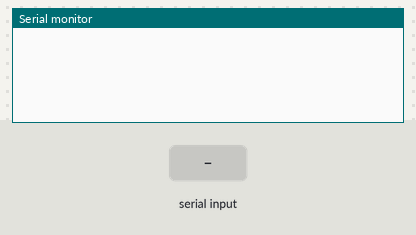
Simulated run of this sketch. Board: ESP8266 (NodeMCU). Parts: the last lines printed to the serial monitor. The test bench sets the inputs (shaded band).

Above: at 1.2 s.
1.3 s: "MLX90614\n" received over Serial
At 2.8 s:
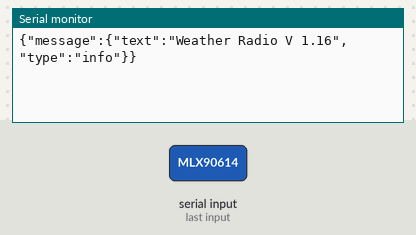
3.2 s: "v\n" received over Serial
At 4.4 s:
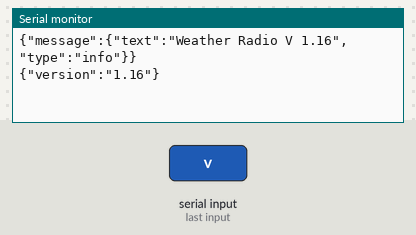
4.7 s: "w\n" received over Serial
At 5.9 s:
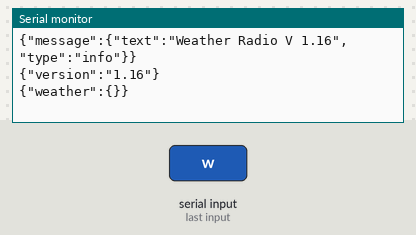
6.2 s: "c\n" received over Serial
At 7.4 s:
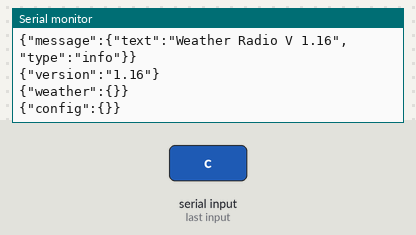
7.7 s: "p\n" received over Serial
At 8.7 s:
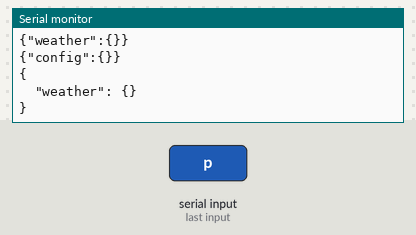
9.2 s: "t\n" received over Serial
At 10.1 s:
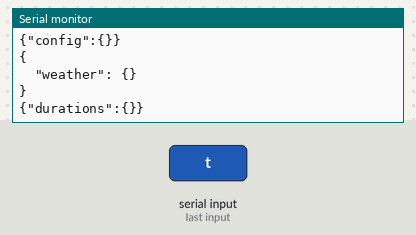

Measured:
- after the input at 1.3 s, the serial monitor: prints a new line after 0.41 s (image 1)
- after the input at 3.2 s, the serial monitor: prints a new line after 0.06 s (image 2)
- after the input at 4.7 s, the serial monitor: prints a new line after 0.07 s (image 3)
- after the input at 6.2 s, the serial monitor: prints a new line after 0.07 s (image 4)
- after the input at 7.7 s, the serial monitor: prints a new line after 0.08 s (image 5)
- after the input at 9.2 s, the serial monitor: prints a new line after 0.08 s (image 6)

The sketch:

weatherradio.ino
```cpp
// (licence header left out)
#include <ArduinoJson.h>
#include "config.h"

/* ********************************************************************

  Edit config.h to configure the attached sensors

*********************************************************************** */

// sensor measuring duration
struct {
  unsigned long bme_read;
  unsigned long dht_read;
  unsigned long mlx90614_read;
  unsigned long tsl237_read;
  unsigned long tsl2591_read;
  unsigned long davis_read;
  unsigned long water_read;
  unsigned long rg11_rainsensor_read;
  unsigned long w174_rainsensor_read;
} sensor_read;

void updateDisplayText() {
#ifdef USE_OLED
  String result = "";
  result += "Weather Radio V ";
  result += WEATHERRADIO_VERSION;
  result += " \n \n";
#ifdef USE_WIFI
  result += displayWiFiParameters() + " \n";
#endif //USE_WIFI
#ifdef USE_BME_SENSOR
  result += "BME\n" + displayBMEParameters() + " \n";
#endif //USE_BME_SENSOR
#ifdef USE_DAVIS_SENSOR
  result += "Davis Anemometer\n" + displayAnemometerParameters() + " \n";
#endif //USE_DAVIS_SENSOR
#ifdef USE_DHT_SENSOR
  result += "DHT\n" + displayDHTParameters() + " \n";
#endif //USE_DHT_SENSOR
#ifdef USE_MLX_SENSOR
  result += "MLX90614\n" + displayMLXParameters() + " \n";
#endif //USE_MLX_SENSOR
#ifdef USE_TSL237_SENSOR
  result += "TSL237\n" + displayTSL237Parameters() + " \n";
#endif //USE_TSL237_SENSOR
#ifdef USE_TSL2591_SENSOR
  result += "TSL2591\n" + displayTSL2591Parameters() + " \n";
#endif //USE_TSL2591_SENSOR
#ifdef USE_RG11_RAIN_SENSOR
  result += "RG11 Rain Sensor\n" + rg11_displayRainSensorParameters() + " \n";
#endif //USE_RG11_RAIN_SENSOR
#ifdef USE_W174_RAIN_SENSOR
  result += "W174 Rain Sensor\n" + w174_displayRainSensorParameters() + " \n";
#endif //USE_W174_RAIN_SENSOR
#ifdef USE_WATER_SENSOR
  result += "Water Sensor\n" + displayWaterSensorParameters() + " \n";
#endif //USE_WATER_SENSOR

  setDisplayText(result);
#endif // USE_OLED
}
/**
   Update all sensor data
*/
void updateSensorData() {

  // reset all timers
  sensor_read = { 0, 0, 0, 0, 0, 0, 0, 0 };
  unsigned long start = 0;

#ifdef USE_DAVIS_SENSOR
  start = millis();
  readAnemometer();
  sensor_read.davis_read = millis() - start;
#endif //USE_DAVIS_SENSOR

#ifdef USE_RG11_RAIN_SENSOR
  start = millis();
  rg11_updateRainSensor();
  sensor_read.rg11_rainsensor_read = millis() - start;
#endif //USE_RG11_RAIN_SENSOR

#ifdef USE_W174_RAIN_SENSOR
  start = millis();
  w174_updateRainSensor();
  sensor_read.w174_rainsensor_read = millis() - start;
#endif //USE_W174_RAIN_SENSOR

#ifdef USE_BME_SENSOR
  start = millis();
  updateBME();
  sensor_read.bme_read = millis() - start;
#endif //USE_BME_SENSOR

#ifdef USE_DHT_SENSOR
  start = millis();
  updateDHT();
  sensor_read.dht_read = millis() - start;
#endif //USE_DHT_SENSOR

#ifdef USE_MLX_SENSOR
  start = millis();
  updateMLX();
  sensor_read.mlx90614_read = millis() - start;
#endif //USE_MLX_SENSOR

#ifdef USE_TSL237_SENSOR
  start = millis();
  updateTSL237();
  sensor_read.tsl237_read = millis() - start;
#endif //USE_TSL237_SENSOR

#ifdef USE_TSL2591_SENSOR
  start = millis();
  updateTSL2591();
  sensor_read.tsl2591_read = millis() - start;
#endif //USE_TSL2591_SENSOR

#ifdef USE_WATER_SENSOR
  start = millis();
  updatewater();
  sensor_read.water_read = millis() - start;
#endif //USE_WATER_SENSOR

  // set the flag for display text refresh
#ifdef USE_OLED
  oledData.refresh = true;
#endif // USE_OLED
}

/**
   Send current sensor data as JSON document to Serial
*/
String getSensorData(bool pretty) {
  const int docSize = JSON_OBJECT_SIZE(9) + // max 9 sensors
                      JSON_OBJECT_SIZE(1) + // token data
                      JSON_OBJECT_SIZE(4) + // BME280 sensor
                      JSON_OBJECT_SIZE(3) + // DHT sensors
                      JSON_OBJECT_SIZE(3) + // MLX90614 sensor
                      JSON_OBJECT_SIZE(3) + // TSL237 sensor
                      JSON_OBJECT_SIZE(7) + // TSL2591 sensor
                      JSON_OBJECT_SIZE(6) + // Davis Anemometer
                      JSON_OBJECT_SIZE(2) + // Water sensor
                      2 * JSON_OBJECT_SIZE(4);  // Rain sensors
  StaticJsonDocument <docSize> root;
  JsonObject weatherDoc = root.createNestedObject("weather");

  unsigned long start = 0;

#ifdef USE_DAVIS_SENSOR
  serializeAnemometer(weatherDoc);
#endif //USE_DAVIS_SENSOR

#ifdef USE_RG11_RAIN_SENSOR
  rg11_serializeRainSensor(weatherDoc);
#endif //USE_RG11_RAIN_SENSOR

#ifdef USE_W174_RAIN_SENSOR
  w174_serializeRainSensor(weatherDoc);
#endif //USE_W174_RAIN_SENSOR

#ifdef USE_BME_SENSOR
  serializeBME(weatherDoc);
#endif //USE_BME_SENSOR

#ifdef USE_DHT_SENSOR
  serializeDHT(weatherDoc);
#endif //USE_DHT_SENSOR

#ifdef USE_MLX_SENSOR
  serializeMLX(weatherDoc);
#endif //USE_MLX_SENSOR

#ifdef USE_TSL237_SENSOR
  serializeTSL237(weatherDoc);
#endif //USE_TSL237_SENSOR

#ifdef USE_TSL2591_SENSOR
  serializeTSL2591(weatherDoc);
#endif //USE_TSL2591_SENSOR

#ifdef USE_WATER_SENSOR
  serializewater(weatherDoc);
#endif //USE_WATER_SENSOR

  String result = "";
  if (pretty)
    serializeJsonPretty(root, result);
  else
    serializeJson(root, result);

  return result;
}


String getCurrentVersion() {
  StaticJsonDocument <JSON_OBJECT_SIZE(1)> doc;
  doc["version"] = WEATHERRADIO_VERSION;

  String result = "";
  serializeJson(doc, result);

  return result;
}

String getReadDurations() {
  const int docSize = JSON_OBJECT_SIZE(1) + // top level
                      JSON_OBJECT_SIZE(9);  // max 9 sensors
  StaticJsonDocument <docSize> root;
  JsonObject doc = root.createNestedObject("durations");
#ifdef USE_BME_SENSOR
  if (bmeData.status)        doc["BME"]              = sensor_read.bme_read;
#endif //USE_BME_SENSOR
#ifdef USE_DHT_SENSOR
  if (dhtData.status)        doc["DHT"]              = sensor_read.dht_read;
#endif //USE_DHT_SENSOR
#ifdef USE_MLX_SENSOR
  if (mlxData.status)        doc["MLX90614"]         = sensor_read.mlx90614_read;
#endif //USE_MLX_SENSOR
#ifdef USE_TSL237_SENSOR
  if (tsl237Data.status)     doc["TSL237"]           = sensor_read.tsl237_read;
#endif //USE_TSL237_SENSOR
#ifdef USE_TSL2591_SENSOR
  if (tsl2591Data.status)    doc["TSL2591"]          = sensor_read.tsl2591_read;
#endif //USE_TSL2591_SENSOR
#ifdef USE_DAVIS_SENSOR
  if (anemometerData.status) doc["Davis Anemometer"] = sensor_read.davis_read;
#endif //USE_DAVIS_SENSOR
#ifdef USE_WATER_SENSOR
  if (waterData.status)       doc["Water"]             = sensor_read.water_read;
#endif //USE_WATER_SENSOR
#ifdef USE_RG11_RAIN_SENSOR
  if (rg11_rainsensor_status.status) doc["RG11 Rain Sensor"]   = sensor_read.rg11_rainsensor_read;
#endif //USE_RG11_RAIN_SENSOR
#ifdef USE_W174_RAIN_SENSOR
  if (w174_rainsensor_status.status) doc["W174 Rain Sensor"]   = sensor_read.w174_rainsensor_read;
#endif //USE_W174_RAIN_SENSOR

  String result = "";
  serializeJson(root, result);

  return result;
}


// translate the sensor configurations to a JSON document
String getCurrentConfig() {
  const int docSize = JSON_OBJECT_SIZE(1) + // top level
                      JSON_OBJECT_SIZE(7) + // max 7 configurations
                      JSON_OBJECT_SIZE(2) + // DHT sensors
                      JSON_OBJECT_SIZE(3) + // Davis Anemometer
                      JSON_OBJECT_SIZE(1) + // Water sensor
                      2 * JSON_OBJECT_SIZE(3) + // Rain Sensor
                      JSON_OBJECT_SIZE(6) + // WiFi parameters
                      JSON_OBJECT_SIZE(1) + // Arduino
                      JSON_OBJECT_SIZE(5) + // Dew heater
                      JSON_OBJECT_SIZE(2);  // buffer
  StaticJsonDocument <docSize> root;
  JsonObject doc = root.createNestedObject("config");

#ifdef USE_WIFI
  // currently, we have memory info only available for ESP8266
  JsonObject arduinodata = doc.createNestedObject("Arduino");
  arduinodata["free memory"] = freeMemory();

  JsonObject wifidata = doc.createNestedObject("WiFi");
  wifidata["SSID"]      = WiFi.SSID();
  switch (getWiFiStatus()) {
    case WIFI_CONNECTED:
      wifidata["status"]    = "connected";
      wifidata["IP"]        = WiFi.localIP();
      wifidata["rssi"]      = WiFi.RSSI();
      wifidata["ping (ms)"] = networkData.avg_response_time;
      wifidata["loss"]      = networkData.loss;
      break;
    case WIFI_IDLE:
      wifidata["status"]    = "disconnected";
      break;
    case WIFI_CONNECTING:
      wifidata["status"]    = "connecting";
      wifidata["retry"]     = esp8266Data.retry_count;
      break;
    case WIFI_DISCONNECTING:
      wifidata["status"]    = "disconnecting";
      wifidata["retry"]     = esp8266Data.retry_count;
      break;
    case WIFI_CONNECTION_FAILED:
      wifidata["status"]    = "connection failed";
      break;
  }
#endif

#ifdef USE_DHT_SENSOR
  JsonObject dhtdata = doc.createNestedObject("DHT");
  dhtdata["pin"]  = DHTPIN;
  dhtdata["type"] = DHTTYPE;
#endif

#ifdef USE_DAVIS_SENSOR
  JsonObject davisdata               = doc.createNestedObject("Davis Anemometer");
  davisdata["wind speed pin"]        = ANEMOMETER_WINDSPEEDPIN;
  davisdata["wind direction pin"]    = ANEMOMETER_WINDDIRECTIONPIN;
  davisdata["wind direction offset"] = ANEMOMETER_WINDOFFSET;
#endif

#ifdef USE_WATER_SENSOR
  JsonObject waterdata = doc.createNestedObject("Water");
  waterdata["pin"] = WATER_PIN;
#endif

#ifdef USE_RG11_RAIN_SENSOR
  JsonObject rg11_rainsensordata          = doc.createNestedObject("RG11 Rain Sensor");
  rg11_rainsensordata["mode"]             = RG11_MODE == 0 ? "tipping bucket" : "drop detect";
  rg11_rainsensordata["rain sensor pin"]  = RG11_RAINSENSOR_PIN;
  if (RG11_MODE == 0)
    rg11_rainsensordata["bucket size"]    = RG11_RAINSENSOR_BUCKET_SIZE;
#endif //USE_RG11_RAIN_SENSOR

#ifdef USE_W174_RAIN_SENSOR
  JsonObject w174_rainsensordata          = doc.createNestedObject("W174 Rain Sensor");
  w174_rainsensordata["mode"]             = "tipping bucket";
  w174_rainsensordata["rain sensor pin"]  = W174_RAINSENSOR_PIN;
  w174_rainsensordata["bucket size"]      = W174_RAINSENSOR_BUCKET_SIZE;
#endif //USE_W174_RAIN_SENSOR

#ifdef USE_DEWHEATER
  serializeDewheater(doc);
#endif

  String result = "";
  serializeJson(root, result);

  if (root.isNull())
    return "{}";
  else {
    return result;
  }
}

#ifdef USE_OLED
void oledSingleButtonClicked() {
  // reset the turn off timeout
  oledData.lastShowDisplay = millis();
  // get latest data
  oledData.refresh = true;
  // clear the display
  oled.clear();
  // update the display text
  updateDisplayText();
  // turn on the display
  oledShow(true);
}
#endif // USE_OLED

unsigned long lastSensorRead;

void setup() {
  Serial.begin(BAUD_RATE);
  // wait for serial port to connect. Needed for native USB
  while (!Serial) continue;

  String init_text = "Weather Radio V ";
  init_text += WEATHERRADIO_VERSION;
  addJsonLine(init_text, MESSAGE_INFO);

  // sensors never read
  lastSensorRead = 0;

#ifdef USE_OLED
  // initial text

  initDisplay();
  setDisplayText(init_text);
#endif


#ifdef USE_DAVIS_SENSOR
  initAnemometer();
#endif //USE_DAVIS_SENSOR

#ifdef USE_RG11_RAIN_SENSOR
  rg11_initRainSensor();
#endif //USE_RG11_RAIN_SENSOR

#ifdef USE_W174_RAIN_SENSOR
  w174_initRainSensor();
#endif //USE_W174_RAIN_SENSOR

#ifdef USE_TSL237_SENSOR
  initTSL237();
#endif //USE_TSL237_SENSOR

#ifdef USE_WIFI
  initWiFi();

  server.on("/", []() {
    addJsonLine(getSensorData(false));
    server.send(200, "application/json; charset=utf-8", processJsonLines());
  });

  server.on("/w", []() {
    addJsonLine(getSensorData(false));
    server.send(200, "application/json; charset=utf-8", processJsonLines());
  });

  server.on("/p", []() {
    addJsonLine(getSensorData(true));
    server.send(200, "application/json; charset=utf-8", processJsonLines());
  });

  server.on("/c", []() {
    addJsonLine(getCurrentConfig());
    server.send(200, "application/json; charset=utf-8", processJsonLines());
  });

  server.on("/v", []() {
    addJsonLine(getCurrentVersion());
    server.send(200, "application/json; charset=utf-8", processJsonLines());
  });

  server.on("/r", []() {
    reset();
    server.send(200, "application/json; charset=utf-8", processJsonLines());
  });

  server.on("/t", []() {
    addJsonLine(getReadDurations());
    server.send(200, "application/json; charset=utf-8", processJsonLines());
  });

  server.onNotFound([]() {
    server.send(404, "text/plain", "Ressource not found: " + server.uri());
  });

  server.begin();
#endif


#ifdef USE_OTA
  initOTA();
#endif // USE_OTA

#ifdef USE_DEWHEATER
  initDewheater();
#endif // USE_DEWHEATER

  // initial readout all sensors
  updateSensorData();

#ifdef USE_OLED
  // define handling of clicks
  displayButton.attachClick(oledSingleButtonClicked);
#endif // USE_OLED

  // initially set display text
  updateDisplayText();

}

String input = "";

void  parseInput() {
  // ignore empty input
  if (input.length() == 0)
    return;

  switch (input.charAt(0)) {
    case 'v':
      addJsonLine(getCurrentVersion());
      break;
    case 'w':
      addJsonLine(getSensorData(false));
      break;
    case 'c':
      addJsonLine(getCurrentConfig());
      break;
    case 'p':
      addJsonLine(getSensorData(true));
      break;
    case 't':
      addJsonLine(getReadDurations());
      break;
#ifdef USE_WIFI
    case 's':
      if (input.length() > 2 && input.charAt(1) == '?')
        parseCredentials(input.substring(2));
      initWiFi();
      break;
    case 'd':
      stopWiFi();
      break;
    case 'r':
      reset();
      break;
#endif
  }

}

/**
   Command loop handling incoming requests and returns a JSON document.

   'v' - send current version
   'w' - send current weather sensor values
   'p' - send current weather sensor values (pretty printed)
   't' - send sensor read durations
   'c' - send sensor configuration settings
*/
void loop() {

  byte ch;
  String valStr;
  int val;

#ifdef USE_OTA
  otaLoop();
#endif // USE_OTA

#ifdef USE_WIFI
  wifiServerLoop();
#endif

#ifdef USE_OLED
  // refresh the display text if necessary
  if (oledData.refresh) updateDisplayText();
  // update the display
  updateOledDisplay();
#endif

#ifdef USE_TSL237_SENSOR
  updateTSL237();
#endif //USE_TSL237_SENSOR

#ifdef USE_DAVIS_SENSOR
  updateAnemometer();
#endif //USE_DAVIS_SENSOR

#ifdef USE_DEWHEATER
  updateDewheater();
#endif // USE_DEWHEATER

#ifdef USE_RG11_RAIN_SENSOR
  rg11_updateRainSensor();
#endif //USE_RG11_RAIN_SENSOR

#ifdef USE_W174_RAIN_SENSOR
  w174_updateRainSensor();
#endif //USE_W174_RAIN_SENSOR

  if (Serial.available() > 0) {
    ch = Serial.read();

    if (ch == '\r' || ch == '\n') { // Command received and ready.
      parseInput();
      Serial.println(processJsonLines());
      input = "";
    }
    else
      input += (char)ch;
  }

  // regularly update sensor data
  unsigned long now = millis();
  if (abs((long) (now - lastSensorRead)) > MAX_CACHE_AGE) {
    updateSensorData();
    lastSensorRead = now;
  }

  delay(50);
}
```

jsonmessage.h
```cpp
// (licence header left out)
String bufferedJsonLines = "";

enum message_type {
  MESSAGE_ALERT,
  MESSAGE_WARN,
  MESSAGE_INFO,
  MESSAGE_DEBUG
};

// Translate a message into JSON representation
String JsonMessage(String message, message_type code) {
  const int docSize = JSON_OBJECT_SIZE(1) + // one element
                      JSON_OBJECT_SIZE(2);  // message
  StaticJsonDocument <docSize> doc;
  JsonObject msg = doc.createNestedObject("message");
  msg["text"] = message.c_str();
  switch (code) {
    case MESSAGE_ALERT:
      msg["type"] = "alert";
      break;
    case MESSAGE_WARN:
      msg["type"] = "warning";
      break;
    case MESSAGE_INFO:
      msg["type"] = "info";
      break;
    case MESSAGE_DEBUG:
      msg["type"] = "debug";
      break;
  }

  String result = "";
  serializeJson(doc, result);

  return result;
}


// add a single JSON line to the buffer
void addJsonLine(String message, message_type code) {
  if (code <= MESSAGE_VERBOSITY) {
    // add only those messages according to the configured verbosity
    String doc = JsonMessage(message, code);
    if (bufferedJsonLines == "")
      bufferedJsonLines = doc;
    else if (bufferedJsonLines.length() + doc.length() < MAX_JSON_BUFFER_SIZE)
      bufferedJsonLines += "\n" + doc;
    else
      bufferedJsonLines = doc;
  }
}

// add an existing JSON message line
void addJsonLine(String json_message) {
  if (bufferedJsonLines.length() == 0)
    bufferedJsonLines = json_message;
  else if (bufferedJsonLines.length() + json_message.length() < MAX_JSON_BUFFER_SIZE)
    bufferedJsonLines += "\n" + json_message;
  else
    bufferedJsonLines = json_message;
}

// process the buffered JSON lines
String processJsonLines() {
  String doc = bufferedJsonLines;
  bufferedJsonLines = "";

  return doc;
}
```

version.h
```cpp
#define WEATHERRADIO_VERSION "1.16";
```

Source omitted: config.h (5063 bytes)
